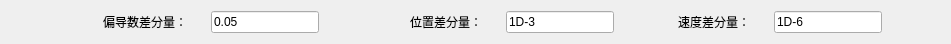
        <widget class="QWidget" name="horizontalLayoutWidget_29">
         <property name="geometry">
          <rect>
           <x>0</x>
           <y>320</y>
           <width>951</width>
           <height>22</height>
          </rect>
         </property>
         <layout class="QHBoxLayout" name="horizontalLayout_29">
          <item>
           <spacer name="horizontalSpacer_81">
            <property name="orientation">
             <enum>Qt::Horizontal</enum>
            </property>
            <property name="sizeType">
             <enum>QSizePolicy::Fixed</enum>
            </property>
            <property name="sizeHint" stdset="0">
             <size>
              <width>74</width>
              <height>20</height>
             </size>
            </property>
           </spacer>
          </item>
          <item>
           <widget class="QLabel" name="label_52">
            <property name="enabled">
             <bool>true</bool>
            </property>
            <property name="sizePolicy">
             <sizepolicy hsizetype="Fixed" vsizetype="Preferred">
              <horstretch>0</horstretch>
              <verstretch>0</verstretch>
             </sizepolicy>
            </property>
            <property name="text">
             <string>偏导数差分量：</string>
            </property>
           </widget>
          </item>
          <item>
           <widget class="QLineEdit" name="lineEdit_40">
            <property name="sizePolicy">
             <sizepolicy hsizetype="Fixed" vsizetype="Fixed">
              <horstretch>0</horstretch>
              <verstretch>0</verstretch>
             </sizepolicy>
            </property>
            <property name="text">
             <string>0.05</string>
            </property>
           </widget>
          </item>
          <item>
           <spacer name="horizontalSpacer_82">
            <property name="orientation">
             <enum>Qt::Horizontal</enum>
            </property>
            <property name="sizeType">
             <enum>QSizePolicy::Fixed</enum>
            </property>
            <property name="sizeHint" stdset="0">
             <size>
              <width>67</width>
              <height>20</height>
             </size>
            </property>
           </spacer>
          </item>
          <item>
           <widget class="QLabel" name="label_53">
            <property name="enabled">
             <bool>true</bool>
            </property>
            <property name="sizePolicy">
             <sizepolicy hsizetype="Fixed" vsizetype="Fixed">
              <horstretch>0</horstretch>
              <verstretch>0</verstretch>
             </sizepolicy>
            </property>
            <property name="text">
             <string>位置差分量：</string>
            </property>
           </widget>
          </item>
          <item>
           <widget class="QLineEdit" name="lineEdit_41">
            <property name="sizePolicy">
             <sizepolicy hsizetype="Fixed" vsizetype="Fixed">
              <horstretch>0</horstretch>
              <verstretch>0</verstretch>
             </sizepolicy>
            </property>
            <property name="text">
             <string>1D-3</string>
            </property>
           </widget>
          </item>
          <item>
           <spacer name="horizontalSpacer_83">
            <property name="orientation">
             <enum>Qt::Horizontal</enum>
            </property>
            <property name="sizeType">
             <enum>QSizePolicy::Fixed</enum>
            </property>
            <property name="sizeHint" stdset="0">
             <size>
              <width>40</width>
              <height>20</height>
             </size>
            </property>
           </spacer>
          </item>
          <item>
           <widget class="QLabel" name="label_54">
            <property name="enabled">
             <bool>true</bool>
            </property>
            <property name="sizePolicy">
             <sizepolicy hsizetype="Fixed" vsizetype="Preferred">
              <horstretch>0</horstretch>
              <verstretch>0</verstretch>
             </sizepolicy>
            </property>
            <property name="text">
             <string>速度差分量：</string>
            </property>
           </widget>
          </item>
          <item>
           <widget class="QLineEdit" name="lineEdit_42">
            <property name="sizePolicy">
             <sizepolicy hsizetype="Fixed" vsizetype="Fixed">
              <horstretch>0</horstretch>
              <verstretch>0</verstretch>
             </sizepolicy>
            </property>
            <property name="text">
             <string>1D-6</string>
            </property>
           </widget>
          </item>
          <item>
           <spacer name="horizontalSpacer_84">
            <property name="orientation">
             <enum>Qt::Horizontal</enum>
            </property>
            <property name="sizeType">
             <enum>QSizePolicy::Fixed</enum>
            </property>
            <property name="sizeHint" stdset="0">
             <size>
              <width>40</width>
              <height>20</height>
             </size>
            </property>
           </spacer>
          </item>
         </layout>
        </widget>
